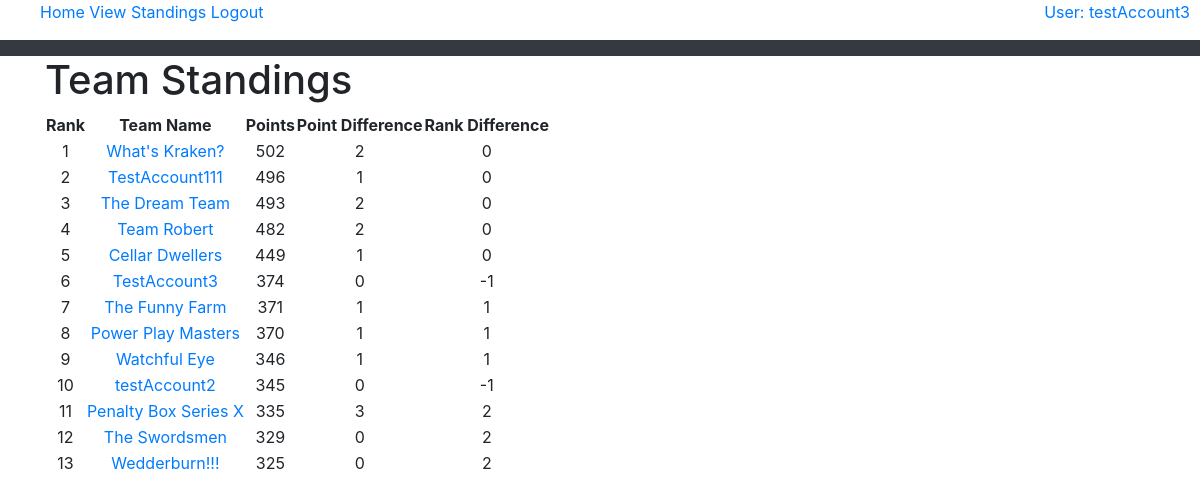
Page /teamStandings (signed in) on the committed database.
### tables this page shows
CREATE TABLE "standings" (
	"teamID" 	int not NULL,
	"points"	int not NULL DEFAULT 0,
	"pointsYesterday"	int not NULL DEFAULT 0,
	"rank"	int not NULL DEFAULT 0,
	"rankYesterday"	int not NULL DEFAULT 0,
	PRIMARY KEY("teamID"),
	CONSTRAINT "standings-fk-teamID"
	FOREIGN KEY ("teamID")
    REFERENCES poolTeams ("teamID")
);

CREATE TABLE "poolTeams" (
	"teamID"	INTEGER NOT NULL,
	"teamName"	varchar(40) NOT NULL,
	"username"	varchar(30) NOT NULL,
	"player1"	INTEGER NOT NULL,
	"player2"	INTEGER NOT NULL,
	"player3"	INTEGER NOT NULL,
	"player4"	INTEGER NOT NULL,
	"player5"	INTEGER NOT NULL,
	"player6"	INTEGER NOT NULL,
	"player7"	INTEGER NOT NULL,
	"player8"	INTEGER NOT NULL,
	"player9"	INTEGER NOT NULL,
	"player10"	INTEGER NOT NULL,
	"player11"	INTEGER NOT NULL,
	"player12"	INTEGER NOT NULL,
	"player13"	INTEGER NOT NULL,
	"player14"	INTEGER NOT NULL,
	"player15"	INTEGER NOT NULL,
	"player16"	INTEGER NOT NULL,
	"player17"	INTEGER NOT NULL,
	"player18"	INTEGER NOT NULL,
	"player19"	INTEGER NOT NULL,
	"player20"	INTEGER NOT NULL,
	"player21"	INTEGER NOT NULL,
	"teamLogo"	TEXT NOT NULL,
	CONSTRAINT "poolTeams-fk-player15" FOREIGN KEY("player15") REFERENCES "players"("playerID"),
	CONSTRAINT "poolTeams-fk-player6" FOREIGN KEY("player6") REFERENCES "players"("playerID"),
	CONSTRAINT "poolTeams-fk-player11" FOREIGN KEY("player11") REFERENCES "players"("playerID"),
	CONSTRAINT "poolTeams-fk-player1" FOREIGN KEY("player1") REFERENCES "players"("playerID"),
	CONSTRAINT "poolTeams-fk-player3" FOREIGN KEY("player3") REFERENCES "players"("playerID"),
	CONSTRAINT "poolTeams-fk-player12" FOREIGN KEY("player12") REFERENCES "players"("playerID"),
	CONSTRAINT "poolTeams-fk-player20" FOREIGN KEY("player20") REFERENCES "players"("playerID"),
	CONSTRAINT "poolTeams-fk-users" FOREIGN KEY("username") REFERENCES "users"("username"),
	CONSTRAINT "poolTeams-fk-player13" FOREIGN KEY("player13") REFERENCES "players"("playerID"),
	CONSTRAINT "poolTeams-fk-player14" FOREIGN KEY("player14") REFERENCES "players"("playerID"),
	CONSTRAINT "poolTeams-fk-player18" FOREIGN KEY("player18") REFERENCES "players"("playerID"),
	CONSTRAINT "poolTeams-fk-player10" FOREIGN KEY("player10") REFERENCES "players"("playerID"),
	CONSTRAINT "poolTeams-fk-player9" FOREIGN KEY("player9") REFERENCES "players"("playerID"),
	CONSTRAINT "poolTeams-fk-player2" FOREIGN KEY("player2") REFERENCES "players"("playerID"),
	CONSTRAINT "poolTeams-fk-player5" FOREIGN KEY("player5") REFERENCES "players"("playerID"),
	CONSTRAINT "poolTeams-fk-player7" FOREIGN KEY("player7") REFERENCES "players"("playerID"),
	CONSTRAINT "poolTeams-fk-player19" FOREIGN KEY("player19") REFERENCES "players"("playerID"),
	CONSTRAINT "poolTeams-fk-player21" FOREIGN KEY("player21") REFERENCES "players"("playerID"),
	CONSTRAINT "poolTeams-fk-player4" FOREIGN KEY("player4") REFERENCES "players"("playerID"),
	CONSTRAINT "poolTeams-fk-player8" FOREIGN KEY("player8") REFERENCES "players"("playerID"),
	PRIMARY KEY("teamID" AUTOINCREMENT),
	CONSTRAINT "poolTeams-fk-player17" FOREIGN KEY("player17") REFERENCES "players"("playerID"),
	CONSTRAINT "poolTeams-fk-player16" FOREIGN KEY("player16") REFERENCES "players"("playerID")
);

### application.py (the view)
@app.route("/teamStandings")
def teamStandings():
    while True:
        try:
            db.connect()
            teamStandings = db.getTeamStandings()
            return render_template("teamStandings.html", teamStandings=teamStandings, username=getUserInfo(),
                                   permission=getUserPermission(), userTeamID=getUserTeamID())
        except sqlite3.ProgrammingError:
            db.close()

### application.py (called while the page is built)
def userTeam():
    while (True):
        try:
            db.connect()
            username = None
            teamInPool = False
            if "username" in session:
                username = session["username"]
                if (db.checkForUserInPool(username)):
                    teamInPool = True
            return teamInPool
        except sqlite3.ProgrammingError:
            db.close()

def getUserTeamID():
    while (True):
        try:
            db.connect()
            username = None
            teamID = None
            if(userTeam()):
                username = session["username"]
                teamID = db.getUserPoolTeamID(username)
            return teamID
        except sqlite3.ProgrammingError:
            db.close()

def getUserInfo():
    username = None
    if "username" in session:
        username = session["username"]
    return username

def getUserPermission():
    permission = None
    if "permission" in session:
        permission = session["permission"]
    return permission

### db.py (called while the page is built, shortened)
def connect():
    global conn

def getTeamStandings():
    sql = '''Select pt.teamID, pt.teamName, s.points, s.pointsYesterday, s.rank, s.rankYesterday
                     From poolTeams pt join standings s
                        on pt.teamID = s.teamID
                    Order by s.points DESC'''
    try:
        with closing(conn.cursor()) as c:
            c.execute(sql)
            results = c.fetchall()
            standings = []
            for result in results:
                standings.append((result[0], result[1], result[2], result[3], result[4], result[5]))
            return standings
    except sqlite3.OperationalError as e:
        print("Error: Database could not be read. Program closing")
        print(e)

def checkForUserInPool(username):
    sql = '''Select * from poolTeams
                        where username = ?'''
    try:
        with closing(conn.cursor()) as c:
            c.execute(sql, (username,))
            results = c.fetchone()
            if (results):
                return True
            else:
                return False
    except sqlite3.OperationalError as e:
        print("Error: Database could not be read. Program closing")
        print(e)

### templates/teamStandings.html (shortened to what this page needs)
{% extends "base.html" %}
{% block content %}
    <h1>Team Standings</h1>
    <table style="text-align:center">
        <tr><th>Rank</th><th>Team Name</th><th>Points</th><th>Point Difference</th><th>Rank Difference</th></tr>
        {% for team in teamStandings %}
            <tr><td>{{team[4]}}</td><td><a href="{{ url_for('teamStats', teamID=team[0]) }}">{{team[1]}}</a></td><td>
                {{team[2]}}</td><td>{{team[2]-team[3]}}</td><td>{{team[4]-team[5]}}</td></tr>
        {% endfor %}
    </table>
{% endblock %}

### rows in the picture
standings: rank "1", teamName "What's Kraken?", points "502", team[2]-team[3] "2", team[4]-team[5] "0"
standings: rank "2", teamName "TestAccount111", points "496", team[2]-team[3] "1", team[4]-team[5] "0"
standings: rank "3", teamName "The Dream Team", points "493", team[2]-team[3] "2", team[4]-team[5] "0"
standings: rank "4", teamName "Team Robert", points "482", team[2]-team[3] "2", team[4]-team[5] "0"
standings: rank "5", teamName "Cellar Dwellers", points "449", team[2]-team[3] "1", team[4]-team[5] "0"
standings: rank "6", teamName "TestAccount3", points "374", team[2]-team[3] "0", team[4]-team[5] "-1"
standings: rank "7", teamName "The Funny Farm", points "371", team[2]-team[3] "1", team[4]-team[5] "1"
standings: rank "8", teamName "Power Play Masters", points "370", team[2]-team[3] "1", team[4]-team[5] "1"
standings: rank "9", teamName "Watchful Eye", points "346", team[2]-team[3] "1", team[4]-team[5] "1"
standings: rank "10", teamName "testAccount2", points "345", team[2]-team[3] "0", team[4]-team[5] "-1"
standings: rank "11", teamName "Penalty Box Series X", points "335", team[2]-team[3] "3", team[4]-team[5] "2"
standings: rank "12", teamName "The Swordsmen", points "329", team[2]-team[3] "0", team[4]-team[5] "2"
standings: rank "13", teamName "Wedderburn!!!", points "325", team[2]-team[3] "0", team[4]-team[5] "2"

### other values in the picture
{{ username }} "testAccount3"
